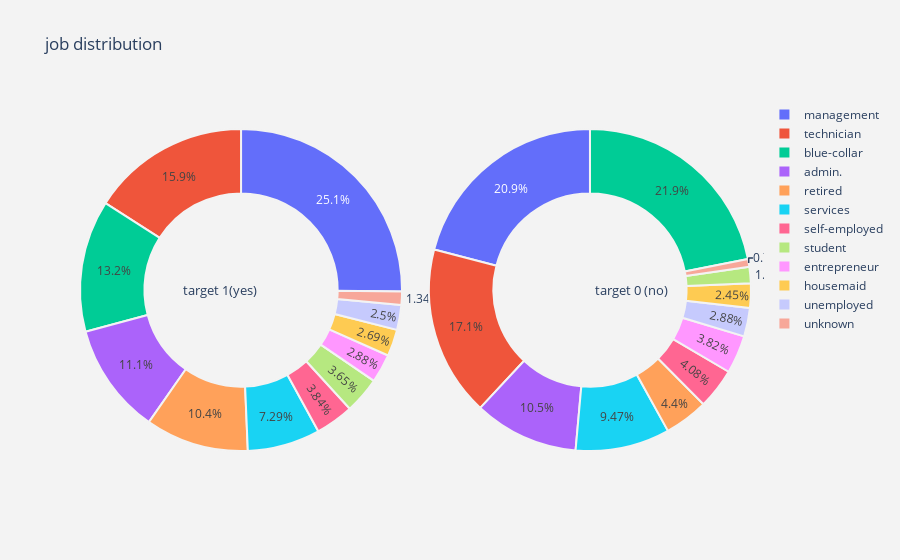
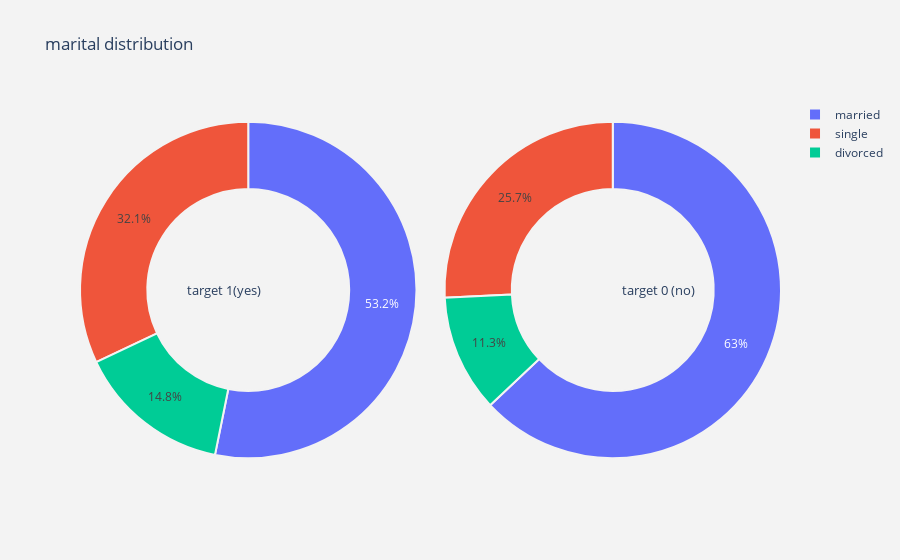
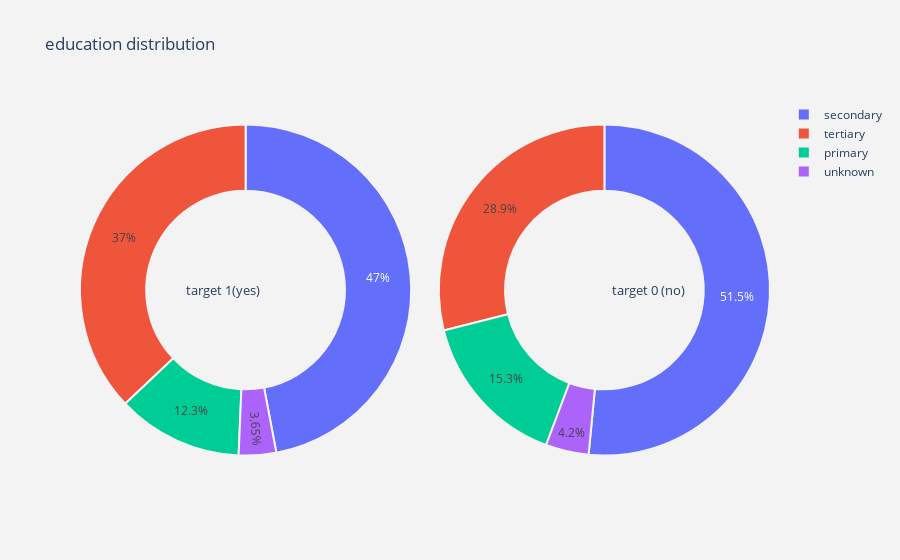
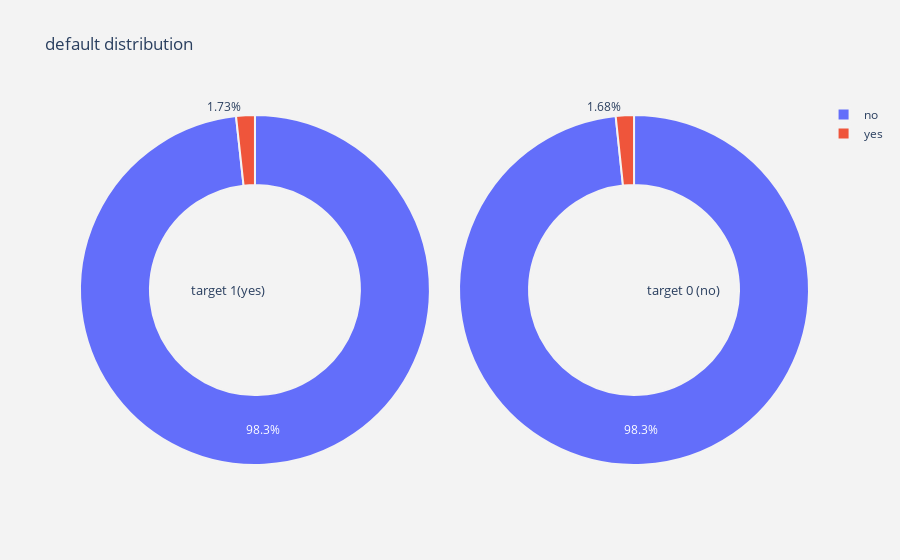

Write notebook code for charts like these, in order.
### Code cell
#for all categorical columns plot pie
for i in cat_cols :
    plot_pie(data_1, data_0, i)

#for all categorical columns plot histogram    
for i in num_cols :
    histogram(data_1, data_0, i)
    
# #scatter plot matrix
scatter_matrix(data)

### Figure 1 — Plotly figure (JSON) as saved in the notebook; plotly's stock layout.template omitted (floating-point values rounded to 4 significant figures)
{"data": [{"domain": {"x": [0, 0.48]}, "hole": 0.6, "hoverinfo": "label+percent+name", "labels": ["management", "technician", "blue-collar", "admin.", "retired", "services", "self-employed", "student", "entrepreneur", "housemaid", "unemployed", "unknown"], "marker": {"line": {"color": "rgb(243,243,243)", "width": 2}}, "name": "target 1", "type": "pie", "values": [131, 83, 69, 58, 54, 38, 20, 19, 15, 14, 13, 7]}, {"domain": {"x": [0.52, 1]}, "hole": 0.6, "hoverinfo": "label+percent+name", "labels": ["blue-collar", "management", "technician", "admin.", "services", "retired", "self-employed", "entrepreneur", "unemployed", "housemaid", "student", "unknown"], "marker": {"line": {"color": "rgb(243,243,243)", "width": 2}}, "name": "target 0", "type": "pie", "values": [877, 838, 685, 420, 379, 176, 163, 153, 115, 98, 65, 31]}], "layout": {"annotations": [{"font": {"size": 13}, "showarrow": false, "text": "target 1(yes)", "x": 0.15, "y": 0.5}, {"font": {"size": 13}, "showarrow": false, "text": "target 0 (no)", "x": 0.88, "y": 0.5}], "paper_bgcolor": "rgb(243,243,243)", "plot_bgcolor": "rgb(243,243,243)", "title": {"text": "job distribution"}}}

### Figure 2 — Plotly figure (JSON) as saved in the notebook; plotly's stock layout.template omitted (floating-point values rounded to 4 significant figures)
{"data": [{"domain": {"x": [0, 0.48]}, "hole": 0.6, "hoverinfo": "label+percent+name", "labels": ["married", "single", "divorced"], "marker": {"line": {"color": "rgb(243,243,243)", "width": 2}}, "name": "target 1", "type": "pie", "values": [277, 167, 77]}, {"domain": {"x": [0.52, 1]}, "hole": 0.6, "hoverinfo": "label+percent+name", "labels": ["married", "single", "divorced"], "marker": {"line": {"color": "rgb(243,243,243)", "width": 2}}, "name": "target 0", "type": "pie", "values": [2520, 1029, 451]}], "layout": {"annotations": [{"font": {"size": 13}, "showarrow": false, "text": "target 1(yes)", "x": 0.15, "y": 0.5}, {"font": {"size": 13}, "showarrow": false, "text": "target 0 (no)", "x": 0.88, "y": 0.5}], "paper_bgcolor": "rgb(243,243,243)", "plot_bgcolor": "rgb(243,243,243)", "title": {"text": "marital distribution"}}}

### Figure 3 — Plotly figure (JSON) as saved in the notebook; plotly's stock layout.template omitted (floating-point values rounded to 4 significant figures)
{"data": [{"domain": {"x": [0, 0.48]}, "hole": 0.6, "hoverinfo": "label+percent+name", "labels": ["secondary", "tertiary", "primary", "unknown"], "marker": {"line": {"color": "rgb(243,243,243)", "width": 2}}, "name": "target 1", "type": "pie", "values": [245, 193, 64, 19]}, {"domain": {"x": [0.52, 1]}, "hole": 0.6, "hoverinfo": "label+percent+name", "labels": ["secondary", "tertiary", "primary", "unknown"], "marker": {"line": {"color": "rgb(243,243,243)", "width": 2}}, "name": "target 0", "type": "pie", "values": [2061, 1157, 614, 168]}], "layout": {"annotations": [{"font": {"size": 13}, "showarrow": false, "text": "target 1(yes)", "x": 0.15, "y": 0.5}, {"font": {"size": 13}, "showarrow": false, "text": "target 0 (no)", "x": 0.88, "y": 0.5}], "paper_bgcolor": "rgb(243,243,243)", "plot_bgcolor": "rgb(243,243,243)", "title": {"text": "education distribution"}}}

### Figure 4 — Plotly figure (JSON) as saved in the notebook; plotly's stock layout.template omitted (floating-point values rounded to 4 significant figures)
{"data": [{"domain": {"x": [0, 0.48]}, "hole": 0.6, "hoverinfo": "label+percent+name", "labels": ["no", "yes"], "marker": {"line": {"color": "rgb(243,243,243)", "width": 2}}, "name": "target 1", "type": "pie", "values": [512, 9]}, {"domain": {"x": [0.52, 1]}, "hole": 0.6, "hoverinfo": "label+percent+name", "labels": ["no", "yes"], "marker": {"line": {"color": "rgb(243,243,243)", "width": 2}}, "name": "target 0", "type": "pie", "values": [3933, 67]}], "layout": {"annotations": [{"font": {"size": 13}, "showarrow": false, "text": "target 1(yes)", "x": 0.15, "y": 0.5}, {"font": {"size": 13}, "showarrow": false, "text": "target 0 (no)", "x": 0.88, "y": 0.5}], "paper_bgcolor": "rgb(243,243,243)", "plot_bgcolor": "rgb(243,243,243)", "title": {"text": "default distribution"}}}
